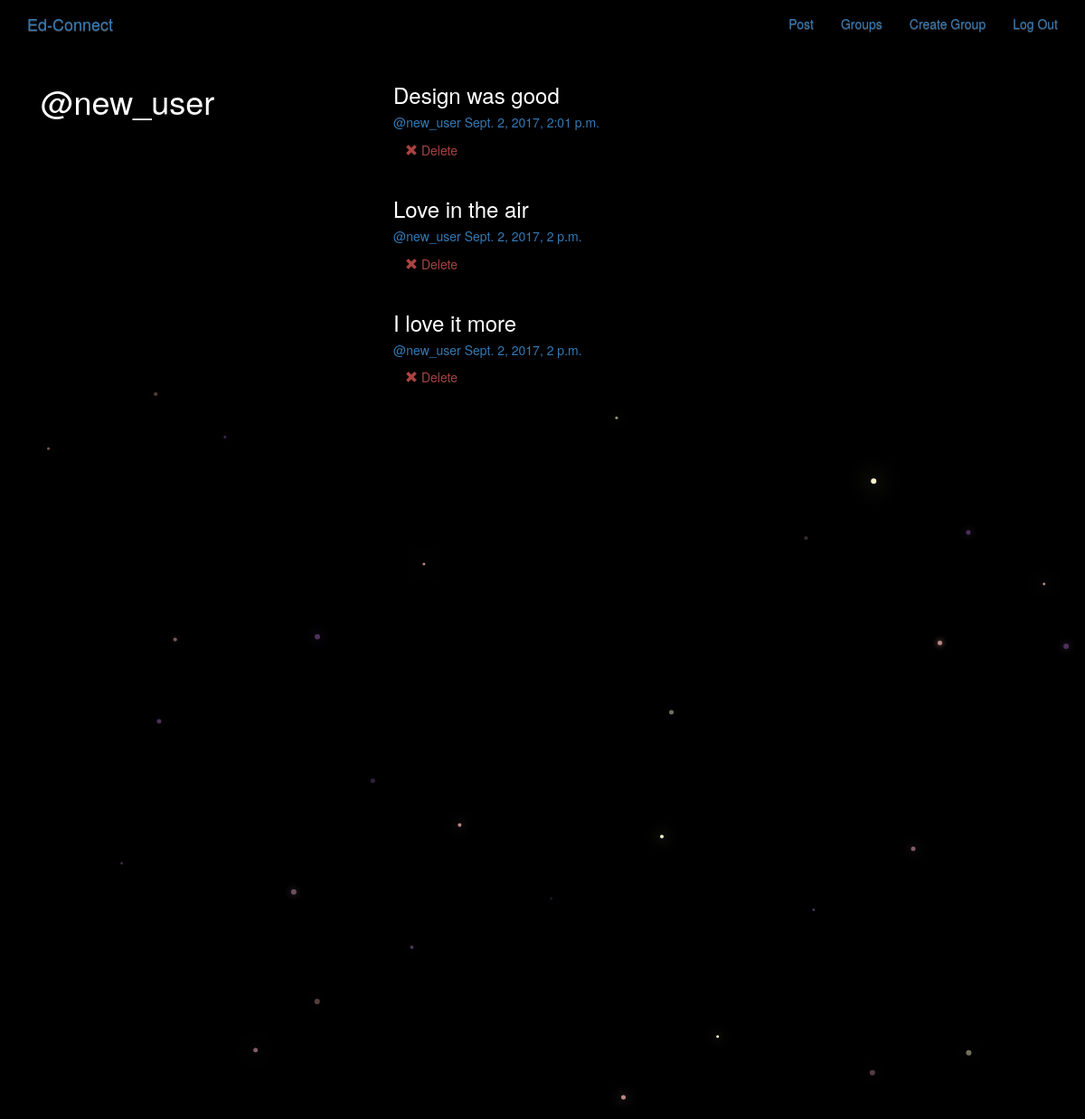
/posts/by/new_user (signed in), run on the app's committed database.
### posts/models.py (models this page shows, shortened)
class Post(models.Model):
    user = models.ForeignKey(User, related_name='posts')
    created_at = models.DateTimeField(auto_now=True)
    message = models.TextField()
    message_html = models.TextField(editable=False)
    group = models.ForeignKey(Group, related_name='posts', null=True, blank=True)
    class Meta():
        ordering = ['-created_at']
        unique_together = ('user', 'message')

### posts/views.py (the view)
# urls.py: url(r'^by/(?P<username>[-\w]+)', views.UserPosts.as_view(), name='for_user'),
class UserPosts(generic.ListView):
    model = models.Post
    template_name = 'posts/user_post_list.html'
    def get_queryset(self):
        try:
            self.post_user = User.objects.prefetch_related('posts').get(username__iexact=self.kwargs.get('username'))
        except User.DoesNotExist:
            raise Http404
        else:
            return self.post_user.posts.all()
    def get_context_data(self, **kwargs):
        context = super().get_context_data(**kwargs)
        context['post_user'] = self.post_user
        return context

### posts/templates/posts/user_post_list.html
{% extends "posts/post_base.html" %}
{% block prepost %}
  <div class="col-md-4">
    <h1>@{{ post_user.username }}</h1>
  </div>
{% endblock %}
{% block post_content %}
  <div class="col-md-8">
    {% for post in post_list %}
      {% include "posts/_post.html" %}
    {% endfor %}
  </div>
{% endblock %}

### posts/templates/posts/_post.html (shortened to what this page needs)
<div class="post media">
  <h3>{{ post.message_html|safe }}</h3>
  <div class="mdeia-body">
    <h5 class="media-heading">
      <span class="username">
        <a href="{% url 'posts:for_user' username=post.user.username %}">@{{ post.user.username }}</a>
      </span>
    <time class="time">
      <a href="{% url 'posts:single' username=post.user.username pk=post.pk}">
        {{ post.created_at }}
      </a>
    </time>
  </h5>
  <div class="media-footer">
    {% if user.is_authenticated and post.user == user %}
    <a href="{% url 'posts:delete' pk=post.pk %}" title="delete" class="btn btn-simple">
      <span class="glyphicon glyphicon-remove text-danger" aria-hidden="true"></span>
      <span class="text-danger icon-label">Delete</span>
    </a>
  </div>
  </div>
</div>

### static/simplesocial/css/master.css (style rules this page uses)
body { margin: 0; overflow: hidden; background-color: black; color:white; }

### data on the page
Post: message_html "Design was good", user.username "new_user", created_at "Sept. 2, 2017, 2:01 p.m.", shows "Delete"
Post: message_html "Love in the air", user.username "new_user", created_at "Sept. 2, 2017, 2 p.m.", shows "Delete"
Post: message_html "I love it more", user.username "new_user", created_at "Sept. 2, 2017, 2 p.m.", shows "Delete"

### other printed values
{{ post_user.username }} "new_user"
